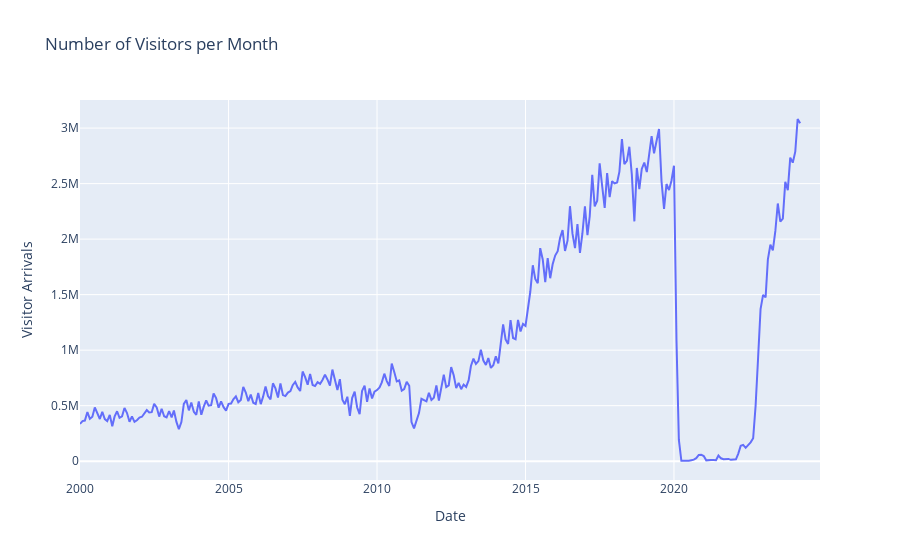

Notebook code for this chart:
### Code cell
#Graph 3: Number of Visitors per Month
fig = px.line(arpm_df.reset_index(), x='Date', y='Visitor Arrivals', title='Number of Visitors per Month')
fig.show()

### Figure 1 — Plotly figure (JSON) as saved in the notebook; plotly's stock layout.template omitted (floating-point values rounded to 4 significant figures; data arrays with more than 128 entries replaced by an {"elided": "..."} marker saying what was removed)
{"data": [{"hovertemplate": "Date=%{x}<br>Visitor Arrivals=%{y}<extra></extra>", "legendgroup": "", "line": {"color": "#636efa", "dash": "solid"}, "marker": {"symbol": "circle"}, "mode": "lines", "name": "", "orientation": "v", "showlegend": false, "type": "scatter", "x": {"elided": "300 str values"}, "xaxis": "x", "y": {"elided": "300 int values"}, "yaxis": "y"}], "layout": {"legend": {"tracegroupgap": 0}, "title": {"text": "Number of Visitors per Month"}, "xaxis": {"anchor": "y", "domain": [0, 1], "title": {"text": "Date"}}, "yaxis": {"anchor": "x", "domain": [0, 1], "title": {"text": "Visitor Arrivals"}}}}
